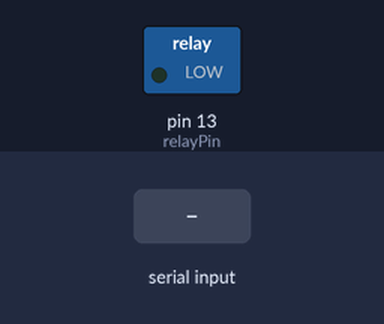
A sketch run on a simulated Arduino Uno, built with avr-gcc and run on an emulated ATmega328P. Parts: switched loads named in the sketch (green lamp = pin HIGH). The inputs (shaded band) are chosen by the test bench. What the sketch prints to the serial monitor is not drawn.

Above: at 1.2 s.
1.3 s: "1\n" received over Serial
At 1.6 s:
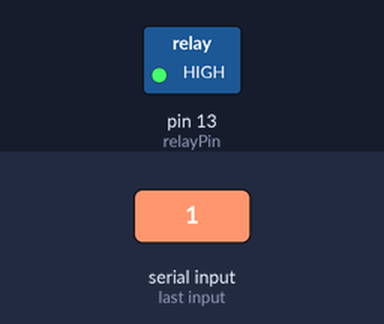
Timing chart, 0 to 4.3 s (numbered marks = the images above; inputs shaded):
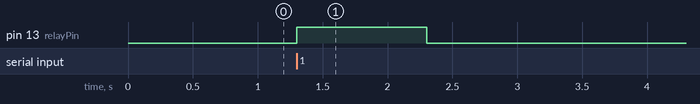

Measured:
- after the input at 1.3 s, pin 13 (relayPin): LOW → HIGH at once, → LOW 1.0 s later

The sketch:

arduino-code.ino
```cpp
const int relayPin = 13; // initialize relay pin value
int state = 0; // initialize initial state of relay as open/pump off

void setup()
{
  pinMode(relayPin, OUTPUT); // set relay pin mode to output
  Serial.begin(9600); // open serial port at 9600 baud
}


void loop() // begin loop
{
  Serial.print(state); // output state value to serial output
  while (Serial.available() == 0) {}  // wait for serial input
    state= Serial.parseInt(); // accept serial input to state variable
    if (state == 1) {
      digitalWrite(relayPin, HIGH); // state==1, turn pump on
    }
    if (state == 0) {
      digitalWrite(relayPin, LOW); // state==0, turn pump off
    }
}
```
